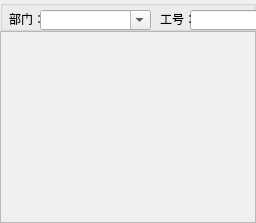
      <widget class="QWidget" name="renyuanxinxi">
       <attribute name="title">
        <string>人员信息</string>
       </attribute>
       <layout class="QVBoxLayout" name="verticalLayout">
        <property name="spacing">
         <number>0</number>
        </property>
        <property name="leftMargin">
         <number>0</number>
        </property>
        <property name="topMargin">
         <number>0</number>
        </property>
        <property name="rightMargin">
         <number>0</number>
        </property>
        <property name="bottomMargin">
         <number>0</number>
        </property>
        <item>
         <widget class="QWidget" name="widget" native="true">
          <property name="maximumSize">
           <size>
            <width>16777215</width>
            <height>62</height>
           </size>
          </property>
          <widget class="QWidget" name="layoutWidget">
           <property name="geometry">
            <rect>
             <x>1</x>
             <y>1</y>
             <width>439</width>
             <height>60</height>
            </rect>
           </property>
           <layout class="QGridLayout" name="gridLayout">
            <item row="0" column="8">
             <widget class="Line" name="line">
              <property name="orientation">
               <enum>Qt::Vertical</enum>
              </property>
             </widget>
            </item>
            <item row="0" column="6">
             <widget class="Line" name="line_2">
              <property name="orientation">
               <enum>Qt::Vertical</enum>
              </property>
             </widget>
            </item>
            <item row="0" column="10">
             <widget class="QToolButton" name="ryxx_tuichu">
              <property name="text">
               <string>退出</string>
              </property>
              <property name="icon">
               <iconset>
                <normaloff>ICO/png/1110305.png</normaloff>ICO/png/1110305.png</iconset>
              </property>
              <property name="iconSize">
               <size>
                <width>36</width>
                <height>36</height>
               </size>
              </property>
              <property name="toolButtonStyle">
               <enum>Qt::ToolButtonTextUnderIcon</enum>
              </property>
              <property name="autoRaise">
               <bool>true</bool>
              </property>
             </widget>
            </item>
            <item row="0" column="4">
             <widget class="QToolButton" name="ryxx_chakan">
              <property name="text">
               <string>查看</string>
              </property>
              <property name="icon">
               <iconset>
                <normaloff>ICO/png/1081662.png</normaloff>ICO/png/1081662.png</iconset>
              </property>
              <property name="iconSize">
               <size>
                <width>36</width>
                <height>36</height>
               </size>
              </property>
              <property name="toolButtonStyle">
               <enum>Qt::ToolButtonTextUnderIcon</enum>
              </property>
              <property name="autoRaise">
               <bool>true</bool>
              </property>
             </widget>
            </item>
            <item row="0" column="0">
             <widget class="QToolButton" name="ryxx_xinzeng">
              <property name="text">
               <string>新增</string>
              </property>
              <property name="icon">
               <iconset>
                <normaloff>ICO/png/1081676.png</normaloff>ICO/png/1081676.png</iconset>
              </property>
              <property name="iconSize">
               <size>
                <width>36</width>
                <height>36</height>
               </size>
              </property>
              <property name="toolButtonStyle">
               <enum>Qt::ToolButtonTextUnderIcon</enum>
              </property>
              <property name="autoRaise">
               <bool>true</bool>
              </property>
             </widget>
            </item>
            <item row="0" column="2">
             <widget class="QToolButton" name="ryxx_xiugai">
              <property name="text">
               <string>修改</string>
              </property>
              <property name="icon">
               <iconset>
                <normaloff>ICO/png/1073170.png</normaloff>ICO/png/1073170.png</iconset>
              </property>
              <property name="iconSize">
               <size>
                <width>36</width>
                <height>36</height>
               </size>
              </property>
              <property name="toolButtonStyle">
               <enum>Qt::ToolButtonTextUnderIcon</enum>
              </property>
              <property name="autoRaise">
               <bool>true</bool>
              </property>
             </widget>
            </item>
            <item row="0" column="7">
             <widget class="QToolButton" name="ryxx_liuchengtiaozhuan">
              <property name="text">
               <string>流程跳转</string>
              </property>
              <property name="icon">
               <iconset>
                <normaloff>ICO/png/1081628.png</normaloff>ICO/png/1081628.png</iconset>
              </property>
              <property name="iconSize">
               <size>
                <width>36</width>
                <height>36</height>
               </size>
              </property>
              <property name="toolButtonStyle">
               <enum>Qt::ToolButtonTextUnderIcon</enum>
              </property>
              <property name="autoRaise">
               <bool>true</bool>
              </property>
             </widget>
            </item>
            <item row="0" column="1">
             <widget class="QToolButton" name="ryxx_shanchu">
              <property name="text">
               <string>删除</string>
              </property>
              <property name="icon">
               <iconset>
                <normaloff>ICO/png/1081640.png</normaloff>ICO/png/1081640.png</iconset>
              </property>
              <property name="iconSize">
               <size>
                <width>36</width>
                <height>36</height>
               </size>
              </property>
              <property name="toolButtonStyle">
               <enum>Qt::ToolButtonTextUnderIcon</enum>
              </property>
              <property name="autoRaise">
               <bool>true</bool>
              </property>
             </widget>
            </item>
            <item row="0" column="5">
             <widget class="QToolButton" name="ryxx_daochu">
              <property name="text">
               <string>导出</string>
              </property>
              <property name="icon">
               <iconset>
                <normaloff>ICO/png/1081656.png</normaloff>ICO/png/1081656.png</iconset>
              </property>
              <property name="iconSize">
               <size>
                <width>36</width>
                <height>36</height>
               </size>
              </property>
              <property name="toolButtonStyle">
               <enum>Qt::ToolButtonTextUnderIcon</enum>
              </property>
              <property name="autoRaise">
               <bool>true</bool>
              </property>
             </widget>
            </item>
            <item row="0" column="3">
             <widget class="Line" name="line_3">
              <property name="orientation">
               <enum>Qt::Vertical</enum>
              </property>
             </widget>
            </item>
            <item row="0" column="9">
             <widget class="QToolButton" name="ryxx_chaxun">
              <property name="text">
               <string>查询</string>
              </property>
              <property name="icon">
               <iconset>
                <normaloff>ICO/png/1168148.png</normaloff>ICO/png/1168148.png</iconset>
              </property>
              <property name="iconSize">
               <size>
                <width>36</width>
                <height>36</height>
               </size>
              </property>
              <property name="toolButtonStyle">
               <enum>Qt::ToolButtonTextUnderIcon</enum>
              </property>
              <property name="autoRaise">
               <bool>true</bool>
              </property>
             </widget>
            </item>
           </layout>
          </widget>
         </widget>
        </item>
        <item>
         <widget class="QGroupBox" name="groupBox">
          <property name="maximumSize">
           <size>
            <width>16777215</width>
            <height>40</height>
           </size>
          </property>
          <property name="title">
           <string/>
          </property>
          <widget class="QLineEdit" name="ryxx_gonghao__text">
           <property name="geometry">
            <rect>
             <x>190</x>
             <y>10</y>
             <width>81</width>
             <height>20</height>
            </rect>
           </property>
           <property name="minimumSize">
            <size>
             <width>81</width>
             <height>20</height>
            </size>
           </property>
           <property name="maximumSize">
            <size>
             <width>81</width>
             <height>20</height>
            </size>
           </property>
          </widget>
          <widget class="QLineEdit" name="ryxx_xingming_text">
           <property name="geometry">
            <rect>
             <x>320</x>
             <y>10</y>
             <width>81</width>
             <height>20</height>
            </rect>
           </property>
           <property name="minimumSize">
            <size>
             <width>81</width>
             <height>20</height>
            </size>
           </property>
           <property name="maximumSize">
            <size>
             <width>81</width>
             <height>20</height>
            </size>
           </property>
          </widget>
          <widget class="QLabel" name="label_5">
           <property name="geometry">
            <rect>
             <x>555</x>
             <y>11</y>
             <width>31</width>
             <height>16</height>
            </rect>
           </property>
           <property name="maximumSize">
            <size>
             <width>36</width>
             <height>16</height>
            </size>
           </property>
           <property name="text">
            <string>日期：</string>
           </property>
          </widget>
          <widget class="QDateEdit" name="ryxx_J_riqi">
           <property name="geometry">
            <rect>
             <x>697</x>
             <y>10</y>
             <width>88</width>
             <height>20</height>
            </rect>
           </property>
           <property name="minimumSize">
            <size>
             <width>88</width>
             <height>20</height>
            </size>
           </property>
           <property name="maximumSize">
            <size>
             <width>88</width>
             <height>20</height>
            </size>
           </property>
           <property name="currentSection">
            <enum>QDateTimeEdit::YearSection</enum>
           </property>
           <property name="calendarPopup">
            <bool>true</bool>
           </property>
           <property name="date">
            <date>
             <year>2020</year>
             <month>1</month>
             <day>1</day>
            </date>
           </property>
          </widget>
          <widget class="QLabel" name="label_2">
           <property name="geometry">
            <rect>
             <x>9</x>
             <y>11</y>
             <width>31</width>
             <height>16</height>
            </rect>
           </property>
           <property name="maximumSize">
            <size>
             <width>36</width>
             <height>16</height>
            </size>
           </property>
           <property name="styleSheet">
            <string notr="true"/>
           </property>
           <property name="text">
            <string>部门：</string>
           </property>
          </widget>
          <widget class="QLabel" name="label_3">
           <property name="geometry">
            <rect>
             <x>160</x>
             <y>11</y>
             <width>31</width>
             <height>16</height>
            </rect>
           </property>
           <property name="maximumSize">
            <size>
             <width>36</width>
             <height>16</height>
            </size>
           </property>
           <property name="text">
            <string>工号：</string>
           </property>
          </widget>
          <widget class="QLabel" name="label_4">
           <property name="geometry">
            <rect>
             <x>290</x>
             <y>11</y>
             <width>31</width>
             <height>16</height>
            </rect>
           </property>
           <property name="maximumSize">
            <size>
             <width>36</width>
             <height>16</height>
            </size>
           </property>
           <property name="text">
            <string>姓名：</string>
           </property>
          </widget>
          <widget class="QLabel" name="label_6">
           <property name="geometry">
            <rect>
             <x>680</x>
             <y>10</y>
             <width>16</width>
             <height>16</height>
            </rect>
           </property>
           <property name="text">
            <string>至</string>
           </property>
          </widget>
          <widget class="QDateEdit" name="ryxx_Q_riqi">
           <property name="geometry">
            <rect>
             <x>587</x>
             <y>10</y>
             <width>88</width>
             <height>20</height>
            </rect>
           </property>
           <property name="minimumSize">
            <size>
             <width>88</width>
             <height>20</height>
            </size>
           </property>
           <property name="maximumSize">
            <size>
             <width>88</width>
             <height>20</height>
            </size>
           </property>
           <property name="calendarPopup">
            <bool>true</bool>
           </property>
           <property name="date">
            <date>
             <year>2020</year>
             <month>1</month>
             <day>1</day>
            </date>
           </property>
          </widget>
          <widget class="QLabel" name="label_13">
           <property name="geometry">
            <rect>
             <x>410</x>
             <y>10</y>
             <width>60</width>
             <height>20</height>
            </rect>
           </property>
           <property name="maximumSize">
            <size>
             <width>60</width>
             <height>20</height>
            </size>
           </property>
           <property name="text">
            <string>筛选方式：</string>
           </property>
          </widget>
          <widget class="QComboBox" name="ryxx_shaixuan">
           <property name="geometry">
            <rect>
             <x>470</x>
             <y>10</y>
             <width>81</width>
             <height>22</height>
            </rect>
           </property>
           <item>
            <property name="text">
             <string>在职人员</string>
            </property>
           </item>
           <item>
            <property name="text">
             <string>入职日期</string>
            </property>
           </item>
           <item>
            <property name="text">
             <string>生日日期</string>
            </property>
           </item>
           <item>
            <property name="text">
             <string>离职人员</string>
            </property>
           </item>
          </widget>
          <widget class="QComboBox" name="ryxx_bumen_text">
           <property name="geometry">
            <rect>
             <x>40</x>
             <y>10</y>
             <width>111</width>
             <height>20</height>
            </rect>
           </property>
           <property name="maximumSize">
            <size>
             <width>800</width>
             <height>20</height>
            </size>
           </property>
           <property name="editable">
            <bool>true</bool>
           </property>
          </widget>
          <widget class="QTextEdit" name="textEdit">
           <property name="geometry">
            <rect>
             <x>790</x>
             <y>5</y>
             <width>291</width>
             <height>31</height>
            </rect>
           </property>
          </widget>
         </widget>
        </item>
        <item>
         <widget class="QTableWidget" name="ryxx_tableWidget">
          <property name="sizePolicy">
           <sizepolicy hsizetype="Preferred" vsizetype="Preferred">
            <horstretch>0</horstretch>
            <verstretch>0</verstretch>
           </sizepolicy>
          </property>
          <property name="palette">
           <palette>
            <active>
             <colorrole role="Base">
              <brush brushstyle="SolidPattern">
               <color alpha="255">
                <red>240</red>
                <green>240</green>
                <blue>240</blue>
               </color>
              </brush>
             </colorrole>
            </active>
            <inactive>
             <colorrole role="Base">
              <brush brushstyle="SolidPattern">
               <color alpha="255">
                <red>240</red>
                <green>240</green>
                <blue>240</blue>
               </color>
              </brush>
             </colorrole>
            </inactive>
            <disabled>
             <colorrole role="Base">
              <brush brushstyle="SolidPattern">
               <color alpha="255">
                <red>240</red>
                <green>240</green>
                <blue>240</blue>
               </color>
              </brush>
             </colorrole>
            </disabled>
           </palette>
          </property>
          <property name="autoScroll">
           <bool>true</bool>
          </property>
         </widget>
        </item>
       </layout>
      </widget>
